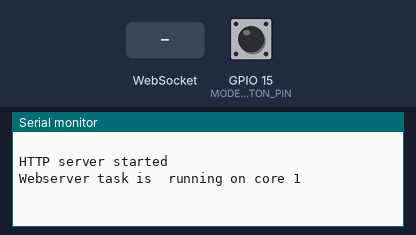
The program below on a simulated ESP32. Parts: the last lines printed to the serial monitor. The test bench sets the inputs (shaded band); at power-on: GPIO 15 (MODE_BUTTON_PIN) HIGH. WiFi joins after 1.5 s; servers stay silent unless stated; I2S audio is not simulated (input reads silence).

Above: at 3.4 s.
3.5 s: GPIO 15 (MODE_BUTTON_PIN) pulled LOW for 0.15 s
At 4.5 s:
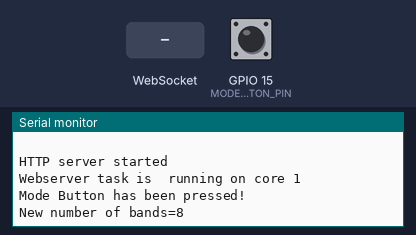
5.1 s: WebSocket text "1" received
At 5.5 s:
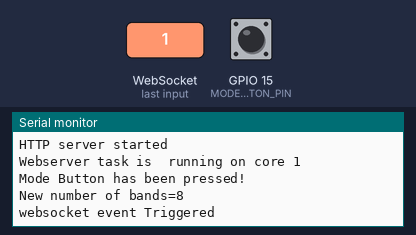
6.6 s: GPIO 15 (MODE_BUTTON_PIN) pulled LOW for 1 s
At 8.8 s:
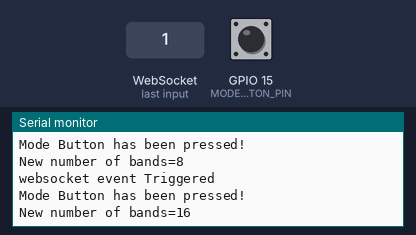

Measured:
- after the input at 3.5 s, the serial monitor: prints a new line after 0.19 s (image 1)
- after the input at 5.1 s, the serial monitor: prints a new line at once (image 2)
- after the input at 6.6 s, the serial monitor: prints a new line after 1.1 s (image 3)

The program:

main.cpp
```cpp
#include <Arduino.h>

/***************************************************************************************************************************************

    Project:         Webspector PLUS- WebServer based Spectrum Analyzer
    Target Platform: ESP32                                                                                                                                                                                                                                                                                       *
    Version: 1.0
    Hardware setup: See github

    Mark Donners
    The Electronic Engineer
    Website:   www.theelectronicengineer.nl
    facebook:  https://www.facebook.com/TheelectronicEngineer
    youtube:   https://www.youtube.com/channel/UCm5wy-2RoXGjG2F9wpDFF3w
    github:    https://github.com/donnersm

 *   This sketch consists of 2 files; this one and the Settings.h file. Make sure both are in the same directory!
 *
 *   All settings that you can change are in the Settings.h file
 *   Do not change settings below
 ****************************************************************************************************************************************/

#define VERSION     "V1.0"

//included files
#include "Settings.h"

//general libaries
#include <arduinoFFT.h>                                 //libary for FFT analysis
#include <EasyButton.h>                                 //libary for handling buttons

//libaries for webinterface
#include <WiFi.h>
#include <WebServer.h>
#include <WebSocketsServer.h>
#include <Ticker.h>
#include <WiFiManager.h>                                //The magic setup for wifi! If you need to setup your WIFI, hold the mode button during boot up.

//Driver for I2S ADC Conversion
#include <driver/i2s.h>
#include <driver/adc.h>

/********************************************************
 * Variables and stuff that don't need changing         *
 * ADC1_CHANNEL_0 GPI036 VP                             *
 * ADC1_CHANNEL_3 GPI039 VN                             *
 * ADC1_CHANNEL_6 GPI034 D34                            *
 * ADC1_CHANNEL_7 GPI035 D35                            *
 * ADC1_CHANNEL_4 GPI032 D32                            *
 * ADC1_CHANNEL_5 GPI033 D33                            *
/*******************************************************/
const i2s_port_t I2S_PORT = I2S_NUM_0;                  //*
#define ADC_INPUT ADC1_CHANNEL_0                        //*
#define ARRAYSIZE(a)    (sizeof(a)/sizeof(a[0]))        //*
uint16_t offset = (int)ADC_INPUT * 0x1000 + 0xFFF;      //*
double vReal[SAMPLEBLOCK];                              //*
double vImag[SAMPLEBLOCK];                              //*
int16_t samples[SAMPLEBLOCK];                           //*
byte peak[65];                                          //*
int oldBarHeights[65];                                  //*
volatile float FreqBins[65];                            //*
float FreqBinsOld[65];                                  //*
float FreqBinsNew[65];                                  //*
/********************************************************/

/* Create FFT object */
ArduinoFFT<double> FFT = ArduinoFFT<double>();

//************* web server setup *************************************************************************************************************************
TaskHandle_t WebserverTask;                             // setting up the task handler for webserver                                                  //**
bool      webtoken =          false;                    // this is a flag so that the webserver noise when the other core has new data                //**
WebServer server(80);                                   // more webserver stuff                                                                       //**
WiFiManager wm;                                         // Wifi Manager init                                                                          //**
WebSocketsServer webSocket = WebSocketsServer(81);      // Adding a websocket to the server                                                           //**
//************* web server setup end**********************************************************************************************************************

//****************************************************************************************
// below is is function that is needed when changing the number of bands during runtime, do not change
void SetNumberofBands(int bandnumber) {
  switch (bandnumber)
  {
    case 8:
      for (int x = 0; x < bandnumber; x++)
      {
        BandCutoffTable[x] = BandCutoffTable8[x];
        labels[x] = labels8[x];
      }
      break;

    case 16:
      for (int x = 0; x < bandnumber; x++)
      {
        BandCutoffTable[x] = BandCutoffTable16[x];
        labels[x] = labels16[x];
      }
      break;

    case 24:
      for (int x = 0; x < bandnumber; x++)
      {
        BandCutoffTable[x] = BandCutoffTable24[x];
        labels[x] = labels24[x];
      }

      break;

    case 32:
      for (int x = 0; x < bandnumber; x++)
      {
        BandCutoffTable[x] = BandCutoffTable32[x];
        labels[x] = labels32[x];
      }

      break;
    case 64:
      for (int x = 0; x < bandnumber; x++)
      {
        BandCutoffTable[x] = BandCutoffTable64[x];
        labels[x] = labels64[x];
      }

      break;
  }

}

//*************Button setup ******************************************************************************************************************************
EasyButton ModeBut(MODE_BUTTON_PIN);                    //defining the button                                                                         //**
// Mode button 1 short press                                                                                                                          //**
// will result in changing the number of bands                                                                                                        //**
void onPressed() {                                                                                                                                    //**
  Serial.println("Mode Button has been pressed!");                                                                                                    //**
  if (numBands == 8)numBands = 16;                                                                                                                    //**
  else if (numBands == 16)numBands = 24;                                                                                                              //**
  else if (numBands == 24)numBands = 32;                                                                                                              //**
  else if (numBands == 32)numBands = 64;                                                                                                              //**
  else if (numBands == 64)numBands = 8;                                                                                                               //**
  SetNumberofBands(numBands);                                                                                                                         //**
  Serial.printf("New number of bands=%d\n", numBands);                                                                                                //**
}                                                                                                                                                     //**
//*************Button setup end***************************************************************************************************************************

//****************************************************************************************
// Return the frequency corresponding to the Nth sample bucket.  Skips the first two
// buckets which are overall amplitude and something else.
int BucketFrequency(int iBucket) {
  if (iBucket <= 1)return 0;
  int iOffset = iBucket - 2;
  return iOffset * (I2S_SAMPLE_RATE / 2) / (SAMPLEBLOCK / 2);
}

//****************************************************************************************
void webSocketEvent(uint8_t num, WStype_t type, uint8_t * payload, size_t length) {
  // Do something with the data from the client
  if (type == WStype_TEXT) {
    Serial.println("websocket event Triggered");
  }
}
//****************************************************************************************

//****************************************************************************************
void SendData() {
  String json = "[";
  for (int i = 0; i < numBands; i++) {
    if (i > 0) {
      json += ", ";
    }
    json += "{\"bin\":";
    json += "\"" + labels[i] + "\"";
    json += ", \"value\":";
    json += String(FreqBins[i]);
    json += "}";
  }
  json += "]";
  webSocket.broadcastTXT(json.c_str(), json.length());
}
//****************************************************************************************

//****************************************************************************************
//Task1code: webserver runs on separate core so that WIFI low signal doesn't freeze up program on other core
void Task1code( void * pvParameters ) {
  delay(3000);
  Serial.print("Webserver task is  running on core ");
  Serial.println(xPortGetCoreID());
  int gHue = 0;
  for (;;) {
    wm.process();
    webSocket.loop();
    server.handleClient();
    if (webtoken == true) {
      // lets smooth out the data we send
      for (int cnt = 0; cnt < numBands; cnt++) {
        FreqBinsNew[cnt] = FreqBins[cnt];
        if (FreqBinsNew[cnt] < FreqBinsOld[cnt]) {
          FreqBins[cnt] = max(FreqBinsOld[cnt] - Speedfilter, FreqBinsNew[cnt]);
          if (FreqBins[cnt] > 1.0)FreqBins[cnt] = 1; //to prevent glitch when changing number of channels during runtime
        }
        else if (FreqBinsNew[cnt] > FreqBinsOld[cnt]) {
          FreqBins[cnt] = FreqBinsNew[cnt];
        }
        FreqBinsOld[cnt] = FreqBins[cnt];
      }
      // done smoothing now send the data
      SendData(); // webbrowser
      webtoken = false;
    }
  }
}
//****************************************************************************************

//****************************************************************************************
// below is the function to initialize the I2S functionality, do not change
void setupI2S() {
  Serial.println("Configuring I2S...");
  esp_err_t err;

  // The I2S config as per the example
  const i2s_config_t i2s_config = {
    .mode = (i2s_mode_t)(I2S_MODE_MASTER | I2S_MODE_RX | I2S_MODE_ADC_BUILT_IN),
    .sample_rate = I2S_SAMPLE_RATE,
    .bits_per_sample = I2S_BITS_PER_SAMPLE_16BIT, // could only get it to work with 32bits
    .channel_format = I2S_CHANNEL_FMT_ONLY_LEFT, // although the SEL config should be left, it seems to transmit on right
    .communication_format = I2S_COMM_FORMAT_STAND_I2S,  // I2S format
    .intr_alloc_flags = ESP_INTR_FLAG_LEVEL1,     // Interrupt level 1
    .dma_buf_count = 2,                           // number of buffers
    .dma_buf_len = SAMPLEBLOCK,                     // samples per buffer
    .use_apll = false,
    .tx_desc_auto_clear = false,
    .fixed_mclk = 0
  };

  // Configuring the I2S driver and pins.
  // This function must be called before any I2S driver read/write operations.

  Serial.printf("Attempting to setup I2S ADC with sampling frequency %d Hz\n", I2S_SAMPLE_RATE);
  if(ESP_OK != i2s_driver_install(I2S_NUM_0, &i2s_config, 0, NULL)){
    Serial.printf("Error installing I2S. Halt!");
    while(true);
  }
  if(ESP_OK != i2s_set_adc_mode(ADC_UNIT_1, ADC_INPUT)){
    Serial.printf("Error setting up ADC. Halt!");
    while(true);
  }

  Serial.printf("I2S ADC setup ok\n");
}
//****************************************************************************************

//****************************************************************************************
// Below is the Setup function that is run once on startup

void setup() {
  //create a task that will be executed in the Task1code() function, with priority 1 and executed on core 0
  // this will run the webinterface datatransfer.
  xTaskCreatePinnedToCore(
    Task1code,                                          /* Task function. */
    "WebserverTask",                                    /* name of task. */
    10000,                                              /* Stack size of task */
    NULL,                                               /* parameter of the task */
    4,                                                  /* priority of the task */
    &WebserverTask,                                     /* Task handle to keep track of created task */
    0);                                                 /* pin task to core 0 */

  delay(500);
  Serial.begin(115200);
  Serial.println("Setting up Audio Input I2S");
  // Initialize the I2S peripheral
  setupI2S();
  delay(100);
  i2s_adc_enable(I2S_NUM_0);
  Serial.println("Audio input setup completed");
  ModeBut.onPressed(onPressed);


  if (digitalRead(MODE_BUTTON_PIN) == 0) {              //reset saved settings is mode button is pressed and hold during startup
    Serial.println("button pressed on startup, WIFI settings will be reset");
    wm.resetSettings();
  }

  wm.setConfigPortalBlocking(false);                    //Try to connect WiFi, then create AP but if no success then don't block the program
  // If needed, it will be handled in core 0 later
  wm.autoConnect("ESP32_AP", "");

  Serial.println(Projectinfo);                          // print some info about the project
  server.on("/", []() {                                 // this will load the actual html webpage to be displayed
    server.send_P(200, "text/html", webpage);
  });

  server.begin();                                       // now start the server
  Serial.println("HTTP server started");
  webSocket.begin();
  webSocket.onEvent(webSocketEvent);
  SetNumberofBands(numBands);
}
//****************************************************************************************


//****************************************************************************************
// Main loop running on 1 core while the web update is running on another core
void loop() {
  size_t bytesRead = 0;
  int TempADC = 0;
  ModeBut.read();

  //############ Step 1: read samples from the I2S Buffer ##################
  i2s_read(I2S_PORT,
           (void*)samples,
           sizeof(samples),
           &bytesRead,   // workaround This is the actual buffer size last half will be empty but why?
           portMAX_DELAY); // no timeout

  if (bytesRead != sizeof(samples)) {
    Serial.printf("Could only read %u bytes of %u in FillBufferI2S()\n", bytesRead, sizeof(samples));
  }

  //############ Step 2: compensate for Channel number and offset, safe all to vReal Array   ############
  for (uint16_t i = 0; i < ARRAYSIZE(samples); i++) {
    vReal[i] = offset - samples[i];
    vImag[i] = 0.0; //Imaginary part must be zeroed in case of looping to avoid wrong calculations and overflows
  }

  //############ Step 3: Do FFT on the VReal array  ############
  // compute FFT
  FFT.dcRemoval();
  FFT.windowing(vReal, SAMPLEBLOCK, FFT_WIN_TYP_HAMMING, FFT_FORWARD);
  FFT.compute(vReal, vImag, SAMPLEBLOCK, FFT_FORWARD);
  FFT.complexToMagnitude(vReal, vImag, SAMPLEBLOCK);
  FFT.majorPeak(vReal, SAMPLEBLOCK, I2S_SAMPLE_RATE);
  for (int i = 0; i < numBands; i++) {
    FreqBins[i] = 0;
  }

  //############ Step 4: Fill the frequency bins with the FFT Samples ############
  for (int i = 2; i < SAMPLEBLOCK / 2; i++) {
    if (vReal[i] > NoiseTresshold) {
      int freq = BucketFrequency(i);
      int iBand = 0;
      while (iBand < numBands) {
        if (freq < BandCutoffTable[iBand])break;
        iBand++;
      }
      if (iBand > numBands)iBand = numBands;
      FreqBins[iBand] += vReal[i];
    }
  }


  //############ Step 5: Averaging and making it all fit on screen
  static float lastAllBandsPeak = 0.0f;
  float allBandsPeak = 0;
  for (int i = 0; i < numBands; i++) {
    if (FreqBins[i] > allBandsPeak) {
      allBandsPeak = FreqBins[i];
    }
  }
  if (allBandsPeak < 1)allBandsPeak = 1;
  allBandsPeak = max(allBandsPeak, ((lastAllBandsPeak * (GAIN_DAMPEN - 1)) + allBandsPeak) / GAIN_DAMPEN); // Dampen rate of change a little bit on way down
  lastAllBandsPeak = allBandsPeak;
  if (allBandsPeak < 80000)allBandsPeak = 80000;
  for (int i = 0; i < numBands; i++)FreqBins[i] /= (allBandsPeak * 1.0f);
  webtoken = true;                  // set marker so that other core can process data
} // loop end
//****************************************************************************************
```

Source omitted: Settings.h (12646 bytes)
